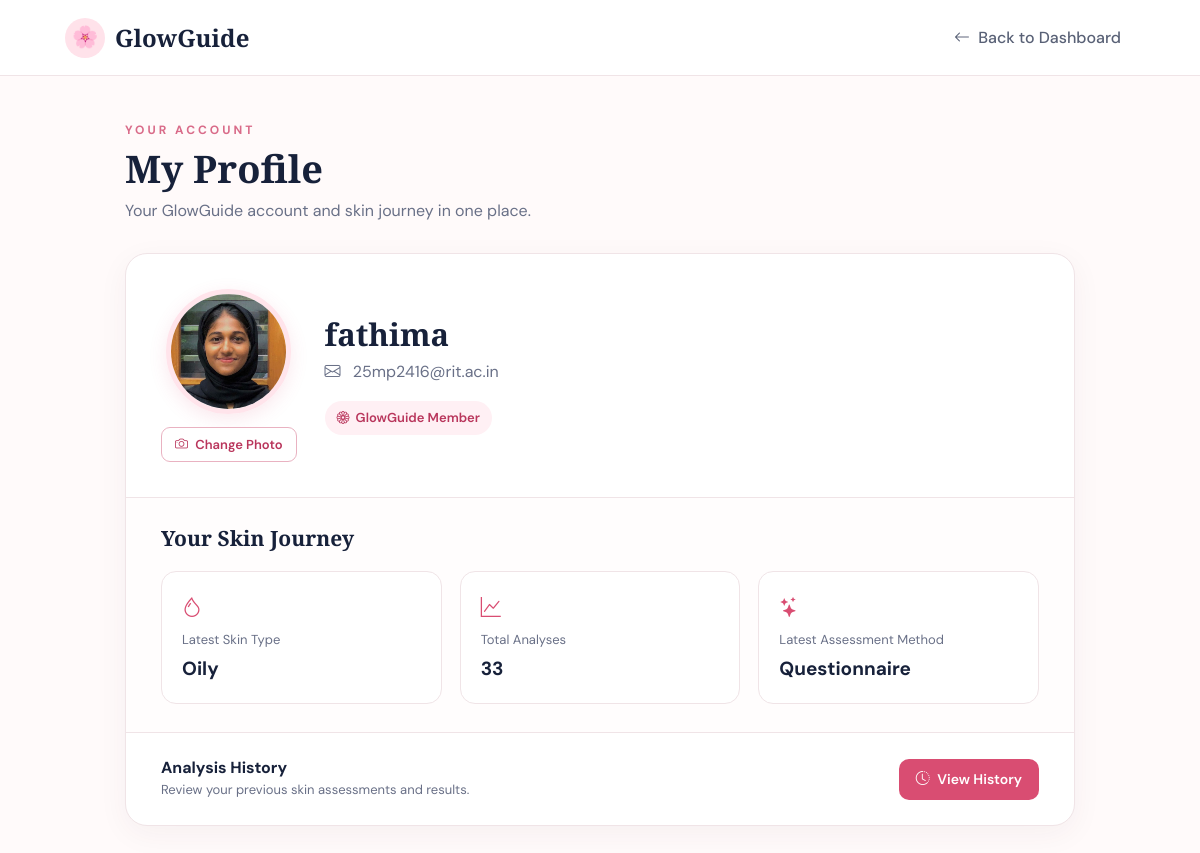
The app's page /profile (signed in), older data.
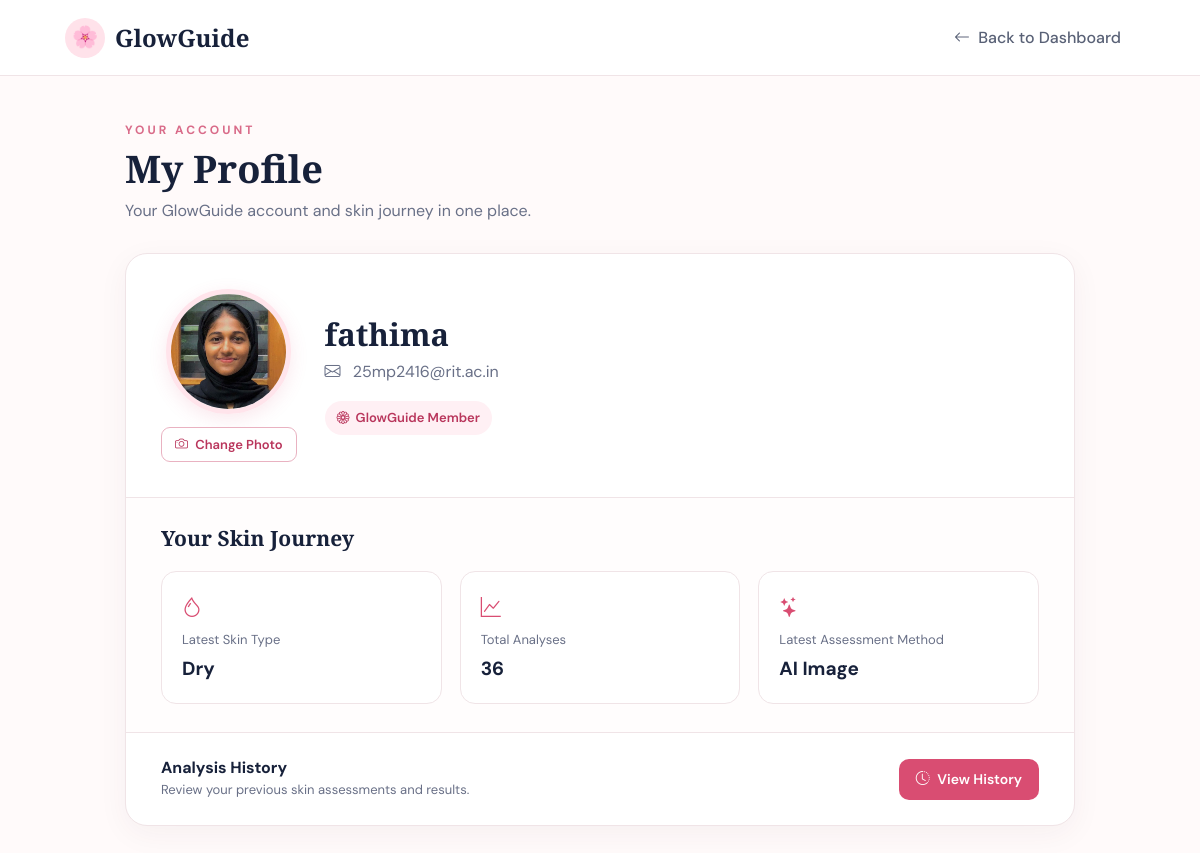
The same page, newer data.
### tables this page shows
CREATE TABLE analysis_history (
    id INTEGER PRIMARY KEY AUTOINCREMENT,
    user_email TEXT NOT NULL,
    analysis_date TIMESTAMP DEFAULT CURRENT_TIMESTAMP,
    method TEXT NOT NULL,
    skin_type TEXT NOT NULL,
    confidence REAL,
    image_name TEXT
);

### app.py (the view)
@app.route("/profile")
def profile():
    if "user" not in session:
        return redirect("/login")
    conn = get_db_connection()
    cursor = conn.cursor()
    cursor.execute(
        "SELECT fullname, email, profile_image FROM users WHERE email = ?",
        (session["user_email"],)
    )
    user = cursor.fetchone()
    cursor.execute(
        "SELECT COUNT(*) FROM analysis_history WHERE user_email = ?",
        (session["user_email"],)
    )
    analysis_count = cursor.fetchone()[0]
    cursor.execute("""
        SELECT skin_type, method
        FROM analysis_history
        WHERE user_email = ?
        ORDER BY id DESC
        LIMIT 1
    """, (session["user_email"],))
    latest_analysis = cursor.fetchone()
    conn.close()
    return render_template(
        "profile.html",
        user=user,
        analysis_count=analysis_count,
        latest_analysis=latest_analysis
    )

### app.py (called while the page is built)
def get_db_connection():
    conn = sqlite3.connect("glowguide.db")
    conn.row_factory = sqlite3.Row
    return conn

### templates/profile.html (shortened to what the changed rows need)
<!DOCTYPE html>
<html lang="en">
<head>
    <link
        href="https://cdn.jsdelivr.net/npm/bootstrap@5.3.3/dist/css/bootstrap.min.css"
        rel="stylesheet">
    <link
        rel="stylesheet"
        href="https://cdn.jsdelivr.net/npm/bootstrap-icons@1.11.3/font/bootstrap-icons.min.css">
</head>
<body>
<main class="profile-container">
    <h1 class="page-title">
        My Profile
    </h1>
    <section class="profile-card">
        <div class="profile-main">
            <div class="profile-details">
                <h2>
                    {{ user["fullname"] }}
                </h2>
            </div>
        </div>
        <div class="stats-section">
            <div class="stats-grid">
                <div class="stat-box">
                    <i class="bi bi-droplet stat-icon"></i>
                    <span class="stat-label">
                        Latest Skin Type
                    </span>
                    {% if latest_analysis %}
                        <p class="stat-value">
                            {{ latest_analysis["skin_type"]|capitalize }}
                        </p>
                    {% else %}
                        <p class="stat-value">
                            Not analyzed yet
                        </p>
                    {% endif %}
                </div>
                <div class="stat-box">
                    <i class="bi bi-graph-up stat-icon"></i>
                    <span class="stat-label">
                        Total Analyses
                    </span>
                    <p class="stat-value">
                        {{ analysis_count }}
                    </p>
                </div>
                <div class="stat-box">
                    <i class="bi bi-stars stat-icon"></i>
                    <span class="stat-label">
                        Latest Assessment Method
                    </span>
                    {% if latest_analysis %}
                        <p class="stat-value">
                            {{ latest_analysis["method"] }}
                        </p>
                    {% else %}
                        <p class="stat-value">
                            No assessment yet
                        </p>
                    {% endif %}
                </div>
            </div>
        </div>
    </section>
</main>
</body>
</html>

Row changes from the older to the newer data that the page shows:
no longer on this page (row unchanged): analysis_history: skin_type "Oily", method "Questionnaire"
added analysis_history: skin_type "Dry", method "AI Image"
Text that changed along with them:
{{ analysis_count }}: "33" → "36"
